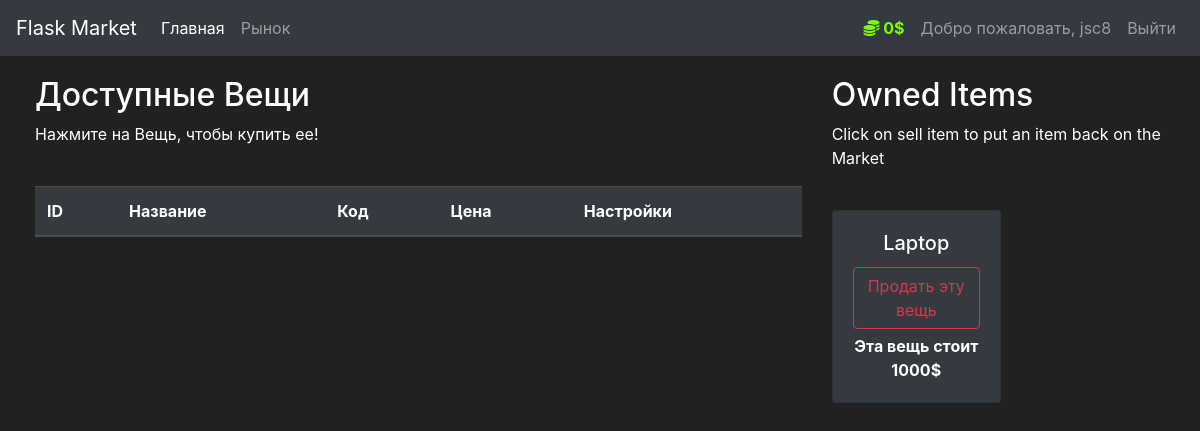
The page /market (signed in) on the database its author committed.
### market/models.py (models this page shows, shortened)
class User(db.Model, UserMixin):
    id = db.Column(db.Integer(), primary_key=True)
    username = db.Column(db.String(length=30), nullable=False, unique=True)
    email_address = db.Column(db.String(length=50), nullable=False, unique=True)
    password_hash = db.Column(db.String(length=60), nullable=False)
    budget = db.Column(db.Integer(), nullable=False, default=1000)
    items = db.relationship('Item', backref='owned_user', lazy=True)
    @property
    def prettier_budget(self):
        if len(str(self.budget)) >= 4:
            return f'{str(self.budget)[:-3]},{str(self.budget)[-3:]}$'
        else:
            return f"{self.budget}$"
    @property
    def password(self):
        return self.password

class Item(db.Model):
    id = db.Column(db.Integer(), primary_key=True)
    name = db.Column(db.String(length=30), nullable=False, unique=True)
    price = db.Column(db.Integer(), nullable=False)
    barcode = db.Column(db.String(length=12), nullable=False, unique=True)
    description = db.Column(db.String(length=1024), nullable=False, unique=True)
    owner = db.Column(db.Integer(), db.ForeignKey('user.id'))

### market/routes.py (the view, shortened to what this page needs)
@app.route('/market', methods=['GET', 'POST'])
@login_required
def market_page():
    purchase_form = PurchaseItemForm()
    selling_form = SellItemForm()
    if request.method == "GET":
        items = Item.query.filter_by(owner=None)
        owned_items = Item.query.filter_by(owner=current_user.id)
        return render_template('market.html', items=items, purchase_form=purchase_form, owned_items=owned_items,
                               selling_form=selling_form)

### market/models.py (called while the page is built)
@login_manager.user_loader
def load_user(user_id):
    return User.query.get(int(user_id))

### market/templates/market.html (shortened to what this page needs)
{% extends 'base.html' %}
{% block content %}
<div class="row" style="margin-top:20px; margin-left:20px">
   <div class="col-8">
       <h2>Доступные Вещи</h2>
       <p>Нажмите на Вещь, чтобы купить ее!</p>
       <br>
      <table class="table table-hover table-dark">
         <thead>
            <tr>
               <th scope="col">ID</th>
               <th scope="col">Название</th>
               <th scope="col">Код</th>
               <th scope="col">Цена</th>
               <th scope="col">Настройки</th>
            </tr>
         </thead>
      </table>
   </div>
   <div class="col-4">
        <h2>Owned Items</h2>
        <p>Click on sell item to put an item back on the Market</p>
        <br>
        <div class="row">
           {% for owned_item in owned_items %}
             <div class="col-md-6">
                 <div style="margin-bottom: 5px" class="card text-center bg-dark">
                      <div class="card-body">
                          <h5 class="card-title">{{ owned_item.name }}</h5>
                          <button type="button" class="btn btn-outline-danger" style="margin-bottom: 5px"
                                  data-toggle="modal" data-target="#Modal-SellingConfirm-{{ owned_item.id }}">
                              Продать эту вещь
                          </button>
                          <p class="card-text"><strong>
                              Эта вещь стоит {{ owned_item.price }}$
                          </strong></p>
                      </div>
                  </div>
             </div>
           {% endfor %}
        </div>
   </div>
</div>
{% endblock %}

### market/templates/base.html (shortened to what this page needs)
<!doctype html>
<html lang="en">
   <head>
      <link rel="stylesheet" href="https://cdn.jsdelivr.net/npm/bootstrap@4.5.3/dist/css/bootstrap.min.css">
   </head>
   <body>
    <nav class="navbar navbar-expand-md navbar-dark bg-dark">
      <a class="navbar-brand" href="#">Flask Market</a>
      <div class="collapse navbar-collapse" id="navbarNav">
        <ul class="navbar-nav mr-auto">
            <li class="nav-item active">
                <a class="nav-link" href="{{ url_for('home_page') }}">Главная <span class="sr-only">(current)</span></a>
            </li>
            <li class="nav-item">
                <a class="nav-link" href="{{ url_for('market_page') }}">Рынок</a>
            </li>
        </ul>
          {% if current_user.is_authenticated %}
            <ul class="navbar-nav">
                <li class="nav-item">
                    <a class="nav-link" style="color: lawngreen; font-weight: bold">
                        <i class="fas fa-coins"></i>
                        {{ current_user.prettier_budget }}
                    </a>
                </li>
                <li class="nav-item">
                    <a class="nav-link">Добро пожаловать, {{ current_user.username }}</a>
                </li>
                <li class="nav-item">
                    <a class="nav-link" href="{{ url_for('logout_page') }}">Выйти</a>
                </li>
            </ul>
          {% endif %}
      </div>
    </nav>
      {% block content %}
      {% endblock %}
   </body>
</html>

### market/templates/base.html (style rules this page uses)
body { background-color: #212121; color: white }

### rows shown on the page
User: prettier_budget "0$", username "jsc8"
Item: name "Laptop", price "1000"
